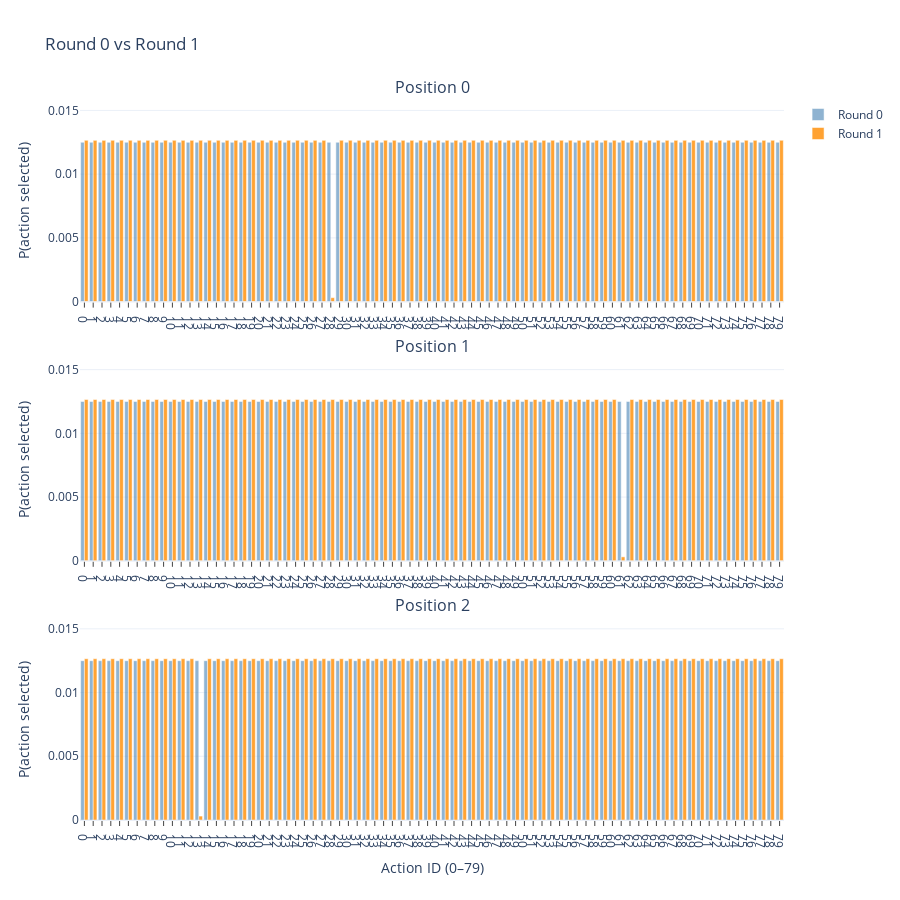
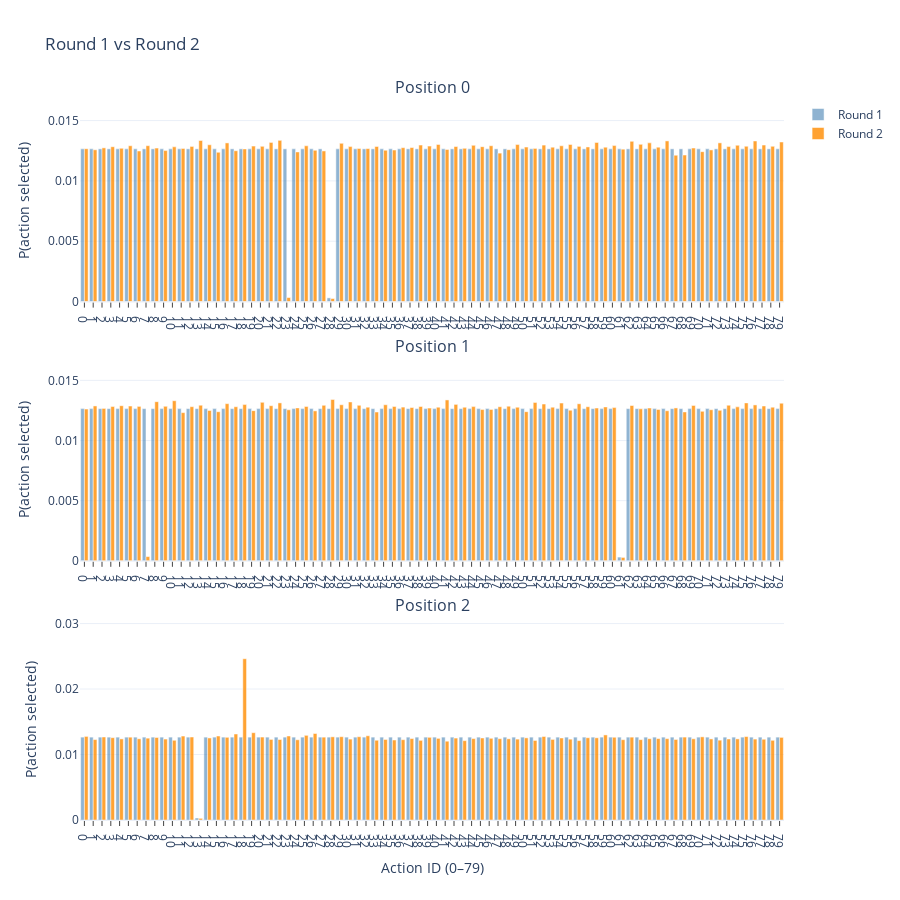

These figures' notebook cell, in order:
### Code cell
# Assumes you already built df (action, position, reward, pscore) and bf for n_actions
tracker = ThompsonSlateTracker(df=df, n_actions=bf["n_actions"], positions=[0,1,2], seed=7)

# Round 0 is already recorded (uniform)
# Take Round 1 (samples per position, updates α/β, stores PMFs)
samp1 = tracker.next_round(random_state=None, use_mc_if_needed=False)  # exact is valid here
print("Round 1 samples:\n", samp1)

# Plot Round 0 vs Round 1
tracker.plot_compare(0, 1, title="Round 0 vs Round 1")

# Take Round 2 (now exact may be invalid; allow MC to compute PMFs)
samp2 = tracker.next_round(random_state=None, use_mc_if_needed=True)   # enables MC fallback
print("Round 2 samples:\n", samp2)

# Plot Round 1 vs Round 2
tracker.plot_compare(1, 2, title="Round 1 vs Round 2")

### Figure 1 — Plotly figure (JSON) as saved in the notebook; plotly's stock layout.template omitted (floating-point values rounded to 4 significant figures)
{"data": [{"customdata": [[0], [0], [0], [0], [0], [0], [0], [0], [0], [0], [0], [0], [0], [0], [0], [0], [0], [0], [0], [0], [0], [0], [0], [0], [0], [0], [0], [0], [0], [0], [0], [0], [0], [0], [0], [0], [0], [0], [0], [0], [0], [0], [0], [0], [0], [0], [0], [0], [0], [0], [0], [0], [0], [0], [0], [0], [0], [0], [0], [0], [0], [0], [0], [0], [0], [0], [0], [0], [0], [0], [0], [0], [0], [0], [0], [0], [0], [0], [0], [0]], "hovertemplate": "Position: %{customdata[0]}<br>Action: %{x}<br>Round: 0<br>P: %{y:.6f}<extra></extra>", "marker": {"color": "steelblue"}, "name": "Round 0", "opacity": 0.6, "showlegend": true, "type": "bar", "x": [0, 1, 2, 3, 4, 5, 6, 7, 8, 9, 10, 11, 12, 13, 14, 15, 16, 17, 18, 19, 20, 21, 22, 23, 24, 25, 26, 27, 28, 29, 30, 31, 32, 33, 34, 35, 36, 37, 38, 39, 40, 41, 42, 43, 44, 45, 46, 47, 48, 49, 50, 51, 52, 53, 54, 55, 56, 57, 58, 59, 60, 61, 62, 63, 64, 65, 66, 67, 68, 69, 70, 71, 72, 73, 74, 75, 76, 77, 78, 79], "xaxis": "x", "y": [0.0125, 0.0125, 0.0125, 0.0125, 0.0125, 0.0125, 0.0125, 0.0125, 0.0125, 0.0125, 0.0125, 0.0125, 0.0125, 0.0125, 0.0125, 0.0125, 0.0125, 0.0125, 0.0125, 0.0125, 0.0125, 0.0125, 0.0125, 0.0125, 0.0125, 0.0125, 0.0125, 0.0125, 0.0125, 0.0125, 0.0125, 0.0125, 0.0125, 0.0125, 0.0125, 0.0125, 0.0125, 0.0125, 0.0125, 0.0125, 0.0125, 0.0125, 0.0125, 0.0125, 0.0125, 0.0125, 0.0125, 0.0125, 0.0125, 0.0125, 0.0125, 0.0125, 0.0125, 0.0125, 0.0125, 0.0125, 0.0125, 0.0125, 0.0125, 0.0125, 0.0125, 0.0125, 0.0125, 0.0125, 0.0125, 0.0125, 0.0125, 0.0125, 0.0125, 0.0125, 0.0125, 0.0125, 0.0125, 0.0125, 0.0125, 0.0125, 0.0125, 0.0125, 0.0125, 0.0125], "yaxis": "y"}, {"customdata": [[0], [0], [0], [0], [0], [0], [0], [0], [0], [0], [0], [0], [0], [0], [0], [0], [0], [0], [0], [0], [0], [0], [0], [0], [0], [0], [0], [0], [0], [0], [0], [0], [0], [0], [0], [0], [0], [0], [0], [0], [0], [0], [0], [0], [0], [0], [0], [0], [0], [0], [0], [0], [0], [0], [0], [0], [0], [0], [0], [0], [0], [0], [0], [0], [0], [0], [0], [0], [0], [0], [0], [0], [0], [0], [0], [0], [0], [0], [0], [0]], "hovertemplate": "Position: %{customdata[0]}<br>Action: %{x}<br>Round: 1<br>P: %{y:.6f}<extra></extra>", "marker": {"color": "darkorange"}, "name": "Round 1", "opacity": 0.8, "showlegend": true, "type": "bar", "x": [0, 1, 2, 3, 4, 5, 6, 7, 8, 9, 10, 11, 12, 13, 14, 15, 16, 17, 18, 19, 20, 21, 22, 23, 24, 25, 26, 27, 28, 29, 30, 31, 32, 33, 34, 35, 36, 37, 38, 39, 40, 41, 42, 43, 44, 45, 46, 47, 48, 49, 50, 51, 52, 53, 54, 55, 56, 57, 58, 59, 60, 61, 62, 63, 64, 65, 66, 67, 68, 69, 70, 71, 72, 73, 74, 75, 76, 77, 78, 79], "xaxis": "x", "y": [0.01265, 0.01265, 0.01265, 0.01265, 0.01265, 0.01265, 0.01265, 0.01265, 0.01265, 0.01265, 0.01265, 0.01265, 0.01265, 0.01265, 0.01265, 0.01265, 0.01265, 0.01265, 0.01265, 0.01265, 0.01265, 0.01265, 0.01265, 0.01265, 0.01265, 0.01265, 0.01265, 0.01265, 0.0003086, 0.01265, 0.01265, 0.01265, 0.01265, 0.01265, 0.01265, 0.01265, 0.01265, 0.01265, 0.01265, 0.01265, 0.01265, 0.01265, 0.01265, 0.01265, 0.01265, 0.01265, 0.01265, 0.01265, 0.01265, 0.01265, 0.01265, 0.01265, 0.01265, 0.01265, 0.01265, 0.01265, 0.01265, 0.01265, 0.01265, 0.01265, 0.01265, 0.01265, 0.01265, 0.01265, 0.01265, 0.01265, 0.01265, 0.01265, 0.01265, 0.01265, 0.01265, 0.01265, 0.01265, 0.01265, 0.01265, 0.01265, 0.01265, 0.01265, 0.01265, 0.01265], "yaxis": "y"}, {"customdata": [[1], [1], [1], [1], [1], [1], [1], [1], [1], [1], [1], [1], [1], [1], [1], [1], [1], [1], [1], [1], [1], [1], [1], [1], [1], [1], [1], [1], [1], [1], [1], [1], [1], [1], [1], [1], [1], [1], [1], [1], [1], [1], [1], [1], [1], [1], [1], [1], [1], [1], [1], [1], [1], [1], [1], [1], [1], [1], [1], [1], [1], [1], [1], [1], [1], [1], [1], [1], [1], [1], [1], [1], [1], [1], [1], [1], [1], [1], [1], [1]], "hovertemplate": "Position: %{customdata[0]}<br>Action: %{x}<br>Round: 0<br>P: %{y:.6f}<extra></extra>", "marker": {"color": "steelblue"}, "name": "Round 0", "opacity": 0.6, "showlegend": false, "type": "bar", "x": [0, 1, 2, 3, 4, 5, 6, 7, 8, 9, 10, 11, 12, 13, 14, 15, 16, 17, 18, 19, 20, 21, 22, 23, 24, 25, 26, 27, 28, 29, 30, 31, 32, 33, 34, 35, 36, 37, 38, 39, 40, 41, 42, 43, 44, 45, 46, 47, 48, 49, 50, 51, 52, 53, 54, 55, 56, 57, 58, 59, 60, 61, 62, 63, 64, 65, 66, 67, 68, 69, 70, 71, 72, 73, 74, 75, 76, 77, 78, 79], "xaxis": "x2", "y": [0.0125, 0.0125, 0.0125, 0.0125, 0.0125, 0.0125, 0.0125, 0.0125, 0.0125, 0.0125, 0.0125, 0.0125, 0.0125, 0.0125, 0.0125, 0.0125, 0.0125, 0.0125, 0.0125, 0.0125, 0.0125, 0.0125, 0.0125, 0.0125, 0.0125, 0.0125, 0.0125, 0.0125, 0.0125, 0.0125, 0.0125, 0.0125, 0.0125, 0.0125, 0.0125, 0.0125, 0.0125, 0.0125, 0.0125, 0.0125, 0.0125, 0.0125, 0.0125, 0.0125, 0.0125, 0.0125, 0.0125, 0.0125, 0.0125, 0.0125, 0.0125, 0.0125, 0.0125, 0.0125, 0.0125, 0.0125, 0.0125, 0.0125, 0.0125, 0.0125, 0.0125, 0.0125, 0.0125, 0.0125, 0.0125, 0.0125, 0.0125, 0.0125, 0.0125, 0.0125, 0.0125, 0.0125, 0.0125, 0.0125, 0.0125, 0.0125, 0.0125, 0.0125, 0.0125, 0.0125], "yaxis": "y2"}, {"customdata": [[1], [1], [1], [1], [1], [1], [1], [1], [1], [1], [1], [1], [1], [1], [1], [1], [1], [1], [1], [1], [1], [1], [1], [1], [1], [1], [1], [1], [1], [1], [1], [1], [1], [1], [1], [1], [1], [1], [1], [1], [1], [1], [1], [1], [1], [1], [1], [1], [1], [1], [1], [1], [1], [1], [1], [1], [1], [1], [1], [1], [1], [1], [1], [1], [1], [1], [1], [1], [1], [1], [1], [1], [1], [1], [1], [1], [1], [1], [1], [1]], "hovertemplate": "Position: %{customdata[0]}<br>Action: %{x}<br>Round: 1<br>P: %{y:.6f}<extra></extra>", "marker": {"color": "darkorange"}, "name": "Round 1", "opacity": 0.8, "showlegend": false, "type": "bar", "x": [0, 1, 2, 3, 4, 5, 6, 7, 8, 9, 10, 11, 12, 13, 14, 15, 16, 17, 18, 19, 20, 21, 22, 23, 24, 25, 26, 27, 28, 29, 30, 31, 32, 33, 34, 35, 36, 37, 38, 39, 40, 41, 42, 43, 44, 45, 46, 47, 48, 49, 50, 51, 52, 53, 54, 55, 56, 57, 58, 59, 60, 61, 62, 63, 64, 65, 66, 67, 68, 69, 70, 71, 72, 73, 74, 75, 76, 77, 78, 79], "xaxis": "x2", "y": [0.01265, 0.01265, 0.01265, 0.01265, 0.01265, 0.01265, 0.01265, 0.01265, 0.01265, 0.01265, 0.01265, 0.01265, 0.01265, 0.01265, 0.01265, 0.01265, 0.01265, 0.01265, 0.01265, 0.01265, 0.01265, 0.01265, 0.01265, 0.01265, 0.01265, 0.01265, 0.01265, 0.01265, 0.01265, 0.01265, 0.01265, 0.01265, 0.01265, 0.01265, 0.01265, 0.01265, 0.01265, 0.01265, 0.01265, 0.01265, 0.01265, 0.01265, 0.01265, 0.01265, 0.01265, 0.01265, 0.01265, 0.01265, 0.01265, 0.01265, 0.01265, 0.01265, 0.01265, 0.01265, 0.01265, 0.01265, 0.01265, 0.01265, 0.01265, 0.01265, 0.01265, 0.0003086, 0.01265, 0.01265, 0.01265, 0.01265, 0.01265, 0.01265, 0.01265, 0.01265, 0.01265, 0.01265, 0.01265, 0.01265, 0.01265, 0.01265, 0.01265, 0.01265, 0.01265, 0.01265], "yaxis": "y2"}, {"customdata": [[2], [2], [2], [2], [2], [2], [2], [2], [2], [2], [2], [2], [2], [2], [2], [2], [2], [2], [2], [2], [2], [2], [2], [2], [2], [2], [2], [2], [2], [2], [2], [2], [2], [2], [2], [2], [2], [2], [2], [2], [2], [2], [2], [2], [2], [2], [2], [2], [2], [2], [2], [2], [2], [2], [2], [2], [2], [2], [2], [2], [2], [2], [2], [2], [2], [2], [2], [2], [2], [2], [2], [2], [2], [2], [2], [2], [2], [2], [2], [2]], "hovertemplate": "Position: %{customdata[0]}<br>Action: %{x}<br>Round: 0<br>P: %{y:.6f}<extra></extra>", "marker": {"color": "steelblue"}, "name": "Round 0", "opacity": 0.6, "showlegend": false, "type": "bar", "x": [0, 1, 2, 3, 4, 5, 6, 7, 8, 9, 10, 11, 12, 13, 14, 15, 16, 17, 18, 19, 20, 21, 22, 23, 24, 25, 26, 27, 28, 29, 30, 31, 32, 33, 34, 35, 36, 37, 38, 39, 40, 41, 42, 43, 44, 45, 46, 47, 48, 49, 50, 51, 52, 53, 54, 55, 56, 57, 58, 59, 60, 61, 62, 63, 64, 65, 66, 67, 68, 69, 70, 71, 72, 73, 74, 75, 76, 77, 78, 79], "xaxis": "x3", "y": [0.0125, 0.0125, 0.0125, 0.0125, 0.0125, 0.0125, 0.0125, 0.0125, 0.0125, 0.0125, 0.0125, 0.0125, 0.0125, 0.0125, 0.0125, 0.0125, 0.0125, 0.0125, 0.0125, 0.0125, 0.0125, 0.0125, 0.0125, 0.0125, 0.0125, 0.0125, 0.0125, 0.0125, 0.0125, 0.0125, 0.0125, 0.0125, 0.0125, 0.0125, 0.0125, 0.0125, 0.0125, 0.0125, 0.0125, 0.0125, 0.0125, 0.0125, 0.0125, 0.0125, 0.0125, 0.0125, 0.0125, 0.0125, 0.0125, 0.0125, 0.0125, 0.0125, 0.0125, 0.0125, 0.0125, 0.0125, 0.0125, 0.0125, 0.0125, 0.0125, 0.0125, 0.0125, 0.0125, 0.0125, 0.0125, 0.0125, 0.0125, 0.0125, 0.0125, 0.0125, 0.0125, 0.0125, 0.0125, 0.0125, 0.0125, 0.0125, 0.0125, 0.0125, 0.0125, 0.0125], "yaxis": "y3"}, {"customdata": [[2], [2], [2], [2], [2], [2], [2], [2], [2], [2], [2], [2], [2], [2], [2], [2], [2], [2], [2], [2], [2], [2], [2], [2], [2], [2], [2], [2], [2], [2], [2], [2], [2], [2], [2], [2], [2], [2], [2], [2], [2], [2], [2], [2], [2], [2], [2], [2], [2], [2], [2], [2], [2], [2], [2], [2], [2], [2], [2], [2], [2], [2], [2], [2], [2], [2], [2], [2], [2], [2], [2], [2], [2], [2], [2], [2], [2], [2], [2], [2]], "hovertemplate": "Position: %{customdata[0]}<br>Action: %{x}<br>Round: 1<br>P: %{y:.6f}<extra></extra>", "marker": {"color": "darkorange"}, "name": "Round 1", "opacity": 0.8, "showlegend": false, "type": "bar", "x": [0, 1, 2, 3, 4, 5, 6, 7, 8, 9, 10, 11, 12, 13, 14, 15, 16, 17, 18, 19, 20, 21, 22, 23, 24, 25, 26, 27, 28, 29, 30, 31, 32, 33, 34, 35, 36, 37, 38, 39, 40, 41, 42, 43, 44, 45, 46, 47, 48, 49, 50, 51, 52, 53, 54, 55, 56, 57, 58, 59, 60, 61, 62, 63, 64, 65, 66, 67, 68, 69, 70, 71, 72, 73, 74, 75, 76, 77, 78, 79], "xaxis": "x3", "y": [0.01265, 0.01265, 0.01265, 0.01265, 0.01265, 0.01265, 0.01265, 0.01265, 0.01265, 0.01265, 0.01265, 0.01265, 0.01265, 0.0003086, 0.01265, 0.01265, 0.01265, 0.01265, 0.01265, 0.01265, 0.01265, 0.01265, 0.01265, 0.01265, 0.01265, 0.01265, 0.01265, 0.01265, 0.01265, 0.01265, 0.01265, 0.01265, 0.01265, 0.01265, 0.01265, 0.01265, 0.01265, 0.01265, 0.01265, 0.01265, 0.01265, 0.01265, 0.01265, 0.01265, 0.01265, 0.01265, 0.01265, 0.01265, 0.01265, 0.01265, 0.01265, 0.01265, 0.01265, 0.01265, 0.01265, 0.01265, 0.01265, 0.01265, 0.01265, 0.01265, 0.01265, 0.01265, 0.01265, 0.01265, 0.01265, 0.01265, 0.01265, 0.01265, 0.01265, 0.01265, 0.01265, 0.01265, 0.01265, 0.01265, 0.01265, 0.01265, 0.01265, 0.01265, 0.01265, 0.01265], "yaxis": "y3"}], "layout": {"annotations": [{"font": {"size": 16}, "showarrow": false, "text": "Position 0", "x": 0.5, "xanchor": "center", "xref": "paper", "y": 1, "yanchor": "bottom", "yref": "paper"}, {"font": {"size": 16}, "showarrow": false, "text": "Position 1", "x": 0.5, "xanchor": "center", "xref": "paper", "y": 0.64, "yanchor": "bottom", "yref": "paper"}, {"font": {"size": 16}, "showarrow": false, "text": "Position 2", "x": 0.5, "xanchor": "center", "xref": "paper", "y": 0.28, "yanchor": "bottom", "yref": "paper"}], "bargap": 0.15, "barmode": "group", "height": 900, "title": {"text": "Round 0 vs Round 1"}, "xaxis": {"anchor": "y", "domain": [0, 1], "showticklabels": true, "tickmode": "array", "ticks": "outside", "ticktext": ["0", "1", "2", "3", "4", "5", "6", "7", "8", "9", "10", "11", "12", "13", "14", "15", "16", "17", "18", "19", "20", "21", "22", "23", "24", "25", "26", "27", "28", "29", "30", "31", "32", "33", "34", "35", "36", "37", "38", "39", "40", "41", "42", "43", "44", "45", "46", "47", "48", "49", "50", "51", "52", "53", "54", "55", "56", "57", "58", "59", "60", "61", "62", "63", "64", "65", "66", "67", "68", "69", "70", "71", "72", "73", "74", "75", "76", "77", "78", "79"], "tickvals": [0, 1, 2, 3, 4, 5, 6, 7, 8, 9, 10, 11, 12, 13, 14, 15, 16, 17, 18, 19, 20, 21, 22, 23, 24, 25, 26, 27, 28, 29, 30, 31, 32, 33, 34, 35, 36, 37, 38, 39, 40, 41, 42, 43, 44, 45, 46, 47, 48, 49, 50, 51, 52, 53, 54, 55, 56, 57, 58, 59, 60, 61, 62, 63, 64, 65, 66, 67, 68, 69, 70, 71, 72, 73, 74, 75, 76, 77, 78, 79]}, "xaxis2": {"anchor": "y2", "domain": [0, 1], "showticklabels": true, "tickmode": "array", "ticks": "outside", "ticktext": ["0", "1", "2", "3", "4", "5", "6", "7", "8", "9", "10", "11", "12", "13", "14", "15", "16", "17", "18", "19", "20", "21", "22", "23", "24", "25", "26", "27", "28", "29", "30", "31", "32", "33", "34", "35", "36", "37", "38", "39", "40", "41", "42", "43", "44", "45", "46", "47", "48", "49", "50", "51", "52", "53", "54", "55", "56", "57", "58", "59", "60", "61", "62", "63", "64", "65", "66", "67", "68", "69", "70", "71", "72", "73", "74", "75", "76", "77", "78", "79"], "tickvals": [0, 1, 2, 3, 4, 5, 6, 7, 8, 9, 10, 11, 12, 13, 14, 15, 16, 17, 18, 19, 20, 21, 22, 23, 24, 25, 26, 27, 28, 29, 30, 31, 32, 33, 34, 35, 36, 37, 38, 39, 40, 41, 42, 43, 44, 45, 46, 47, 48, 49, 50, 51, 52, 53, 54, 55, 56, 57, 58, 59, 60, 61, 62, 63, 64, 65, 66, 67, 68, 69, 70, 71, 72, 73, 74, 75, 76, 77, 78, 79]}, "xaxis3": {"anchor": "y3", "domain": [0, 1], "showticklabels": true, "tickmode": "array", "ticks": "outside", "ticktext": ["0", "1", "2", "3", "4", "5", "6", "7", "8", "9", "10", "11", "12", "13", "14", "15", "16", "17", "18", "19", "20", "21", "22", "23", "24", "25", "26", "27", "28", "29", "30", "31", "32", "33", "34", "35", "36", "37", "38", "39", "40", "41", "42", "43", "44", "45", "46", "47", "48", "49", "50", "51", "52", "53", "54", "55", "56", "57", "58", "59", "60", "61", "62", "63", "64", "65", "66", "67", "68", "69", "70", "71", "72", "73", "74", "75", "76", "77", "78", "79"], "tickvals": [0, 1, 2, 3, 4, 5, 6, 7, 8, 9, 10, 11, 12, 13, 14, 15, 16, 17, 18, 19, 20, 21, 22, 23, 24, 25, 26, 27, 28, 29, 30, 31, 32, 33, 34, 35, 36, 37, 38, 39, 40, 41, 42, 43, 44, 45, 46, 47, 48, 49, 50, 51, 52, 53, 54, 55, 56, 57, 58, 59, 60, 61, 62, 63, 64, 65, 66, 67, 68, 69, 70, 71, 72, 73, 74, 75, 76, 77, 78, 79], "title": {"text": "Action ID (0–79)"}}, "yaxis": {"anchor": "x", "domain": [0.72, 1], "range": [0, 0.01582], "title": {"text": "P(action selected)"}}, "yaxis2": {"anchor": "x2", "domain": [0.36, 0.64], "range": [0, 0.01582], "title": {"text": "P(action selected)"}}, "yaxis3": {"anchor": "x3", "domain": [0, 0.28], "range": [0, 0.01582], "title": {"text": "P(action selected)"}}}}

### Figure 2 — Plotly figure (JSON) as saved in the notebook; plotly's stock layout.template omitted (floating-point values rounded to 4 significant figures)
{"data": [{"customdata": [[0], [0], [0], [0], [0], [0], [0], [0], [0], [0], [0], [0], [0], [0], [0], [0], [0], [0], [0], [0], [0], [0], [0], [0], [0], [0], [0], [0], [0], [0], [0], [0], [0], [0], [0], [0], [0], [0], [0], [0], [0], [0], [0], [0], [0], [0], [0], [0], [0], [0], [0], [0], [0], [0], [0], [0], [0], [0], [0], [0], [0], [0], [0], [0], [0], [0], [0], [0], [0], [0], [0], [0], [0], [0], [0], [0], [0], [0], [0], [0]], "hovertemplate": "Position: %{customdata[0]}<br>Action: %{x}<br>Round: 1<br>P: %{y:.6f}<extra></extra>", "marker": {"color": "steelblue"}, "name": "Round 1", "opacity": 0.6, "showlegend": true, "type": "bar", "x": [0, 1, 2, 3, 4, 5, 6, 7, 8, 9, 10, 11, 12, 13, 14, 15, 16, 17, 18, 19, 20, 21, 22, 23, 24, 25, 26, 27, 28, 29, 30, 31, 32, 33, 34, 35, 36, 37, 38, 39, 40, 41, 42, 43, 44, 45, 46, 47, 48, 49, 50, 51, 52, 53, 54, 55, 56, 57, 58, 59, 60, 61, 62, 63, 64, 65, 66, 67, 68, 69, 70, 71, 72, 73, 74, 75, 76, 77, 78, 79], "xaxis": "x", "y": [0.01265, 0.01265, 0.01265, 0.01265, 0.01265, 0.01265, 0.01265, 0.01265, 0.01265, 0.01265, 0.01265, 0.01265, 0.01265, 0.01265, 0.01265, 0.01265, 0.01265, 0.01265, 0.01265, 0.01265, 0.01265, 0.01265, 0.01265, 0.01265, 0.01265, 0.01265, 0.01265, 0.01265, 0.0003086, 0.01265, 0.01265, 0.01265, 0.01265, 0.01265, 0.01265, 0.01265, 0.01265, 0.01265, 0.01265, 0.01265, 0.01265, 0.01265, 0.01265, 0.01265, 0.01265, 0.01265, 0.01265, 0.01265, 0.01265, 0.01265, 0.01265, 0.01265, 0.01265, 0.01265, 0.01265, 0.01265, 0.01265, 0.01265, 0.01265, 0.01265, 0.01265, 0.01265, 0.01265, 0.01265, 0.01265, 0.01265, 0.01265, 0.01265, 0.01265, 0.01265, 0.01265, 0.01265, 0.01265, 0.01265, 0.01265, 0.01265, 0.01265, 0.01265, 0.01265, 0.01265], "yaxis": "y"}, {"customdata": [[0], [0], [0], [0], [0], [0], [0], [0], [0], [0], [0], [0], [0], [0], [0], [0], [0], [0], [0], [0], [0], [0], [0], [0], [0], [0], [0], [0], [0], [0], [0], [0], [0], [0], [0], [0], [0], [0], [0], [0], [0], [0], [0], [0], [0], [0], [0], [0], [0], [0], [0], [0], [0], [0], [0], [0], [0], [0], [0], [0], [0], [0], [0], [0], [0], [0], [0], [0], [0], [0], [0], [0], [0], [0], [0], [0], [0], [0], [0], [0]], "hovertemplate": "Position: %{customdata[0]}<br>Action: %{x}<br>Round: 2<br>P: %{y:.6f}<extra></extra>", "marker": {"color": "darkorange"}, "name": "Round 2", "opacity": 0.8, "showlegend": true, "type": "bar", "x": [0, 1, 2, 3, 4, 5, 6, 7, 8, 9, 10, 11, 12, 13, 14, 15, 16, 17, 18, 19, 20, 21, 22, 23, 24, 25, 26, 27, 28, 29, 30, 31, 32, 33, 34, 35, 36, 37, 38, 39, 40, 41, 42, 43, 44, 45, 46, 47, 48, 49, 50, 51, 52, 53, 54, 55, 56, 57, 58, 59, 60, 61, 62, 63, 64, 65, 66, 67, 68, 69, 70, 71, 72, 73, 74, 75, 76, 77, 78, 79], "xaxis": "x", "y": [0.01266, 0.01257, 0.01273, 0.01283, 0.0127, 0.01291, 0.01247, 0.01291, 0.01272, 0.01251, 0.01282, 0.01269, 0.01286, 0.01334, 0.01299, 0.01237, 0.01315, 0.01249, 0.01264, 0.01288, 0.01286, 0.01319, 0.01336, 0.000335, 0.0124, 0.0129, 0.01253, 0.01248, 0.000255, 0.01311, 0.01284, 0.01269, 0.01268, 0.01285, 0.01254, 0.01256, 0.01275, 0.01276, 0.01297, 0.01288, 0.01302, 0.0126, 0.01285, 0.01269, 0.01294, 0.01283, 0.01291, 0.0123, 0.01259, 0.01301, 0.0128, 0.01269, 0.01297, 0.0128, 0.0129, 0.01302, 0.01286, 0.01281, 0.01319, 0.0128, 0.01293, 0.01263, 0.01328, 0.01303, 0.01315, 0.0128, 0.01331, 0.01213, 0.01214, 0.01272, 0.01242, 0.01256, 0.01315, 0.01284, 0.01295, 0.01287, 0.01331, 0.01297, 0.01286, 0.01322], "yaxis": "y"}, {"customdata": [[1], [1], [1], [1], [1], [1], [1], [1], [1], [1], [1], [1], [1], [1], [1], [1], [1], [1], [1], [1], [1], [1], [1], [1], [1], [1], [1], [1], [1], [1], [1], [1], [1], [1], [1], [1], [1], [1], [1], [1], [1], [1], [1], [1], [1], [1], [1], [1], [1], [1], [1], [1], [1], [1], [1], [1], [1], [1], [1], [1], [1], [1], [1], [1], [1], [1], [1], [1], [1], [1], [1], [1], [1], [1], [1], [1], [1], [1], [1], [1]], "hovertemplate": "Position: %{customdata[0]}<br>Action: %{x}<br>Round: 1<br>P: %{y:.6f}<extra></extra>", "marker": {"color": "steelblue"}, "name": "Round 1", "opacity": 0.6, "showlegend": false, "type": "bar", "x": [0, 1, 2, 3, 4, 5, 6, 7, 8, 9, 10, 11, 12, 13, 14, 15, 16, 17, 18, 19, 20, 21, 22, 23, 24, 25, 26, 27, 28, 29, 30, 31, 32, 33, 34, 35, 36, 37, 38, 39, 40, 41, 42, 43, 44, 45, 46, 47, 48, 49, 50, 51, 52, 53, 54, 55, 56, 57, 58, 59, 60, 61, 62, 63, 64, 65, 66, 67, 68, 69, 70, 71, 72, 73, 74, 75, 76, 77, 78, 79], "xaxis": "x2", "y": [0.01265, 0.01265, 0.01265, 0.01265, 0.01265, 0.01265, 0.01265, 0.01265, 0.01265, 0.01265, 0.01265, 0.01265, 0.01265, 0.01265, 0.01265, 0.01265, 0.01265, 0.01265, 0.01265, 0.01265, 0.01265, 0.01265, 0.01265, 0.01265, 0.01265, 0.01265, 0.01265, 0.01265, 0.01265, 0.01265, 0.01265, 0.01265, 0.01265, 0.01265, 0.01265, 0.01265, 0.01265, 0.01265, 0.01265, 0.01265, 0.01265, 0.01265, 0.01265, 0.01265, 0.01265, 0.01265, 0.01265, 0.01265, 0.01265, 0.01265, 0.01265, 0.01265, 0.01265, 0.01265, 0.01265, 0.01265, 0.01265, 0.01265, 0.01265, 0.01265, 0.01265, 0.0003086, 0.01265, 0.01265, 0.01265, 0.01265, 0.01265, 0.01265, 0.01265, 0.01265, 0.01265, 0.01265, 0.01265, 0.01265, 0.01265, 0.01265, 0.01265, 0.01265, 0.01265, 0.01265], "yaxis": "y2"}, {"customdata": [[1], [1], [1], [1], [1], [1], [1], [1], [1], [1], [1], [1], [1], [1], [1], [1], [1], [1], [1], [1], [1], [1], [1], [1], [1], [1], [1], [1], [1], [1], [1], [1], [1], [1], [1], [1], [1], [1], [1], [1], [1], [1], [1], [1], [1], [1], [1], [1], [1], [1], [1], [1], [1], [1], [1], [1], [1], [1], [1], [1], [1], [1], [1], [1], [1], [1], [1], [1], [1], [1], [1], [1], [1], [1], [1], [1], [1], [1], [1], [1]], "hovertemplate": "Position: %{customdata[0]}<br>Action: %{x}<br>Round: 2<br>P: %{y:.6f}<extra></extra>", "marker": {"color": "darkorange"}, "name": "Round 2", "opacity": 0.8, "showlegend": false, "type": "bar", "x": [0, 1, 2, 3, 4, 5, 6, 7, 8, 9, 10, 11, 12, 13, 14, 15, 16, 17, 18, 19, 20, 21, 22, 23, 24, 25, 26, 27, 28, 29, 30, 31, 32, 33, 34, 35, 36, 37, 38, 39, 40, 41, 42, 43, 44, 45, 46, 47, 48, 49, 50, 51, 52, 53, 54, 55, 56, 57, 58, 59, 60, 61, 62, 63, 64, 65, 66, 67, 68, 69, 70, 71, 72, 73, 74, 75, 76, 77, 78, 79], "xaxis": "x2", "y": [0.01261, 0.01287, 0.01267, 0.01282, 0.0129, 0.01286, 0.01284, 0.00035, 0.01323, 0.01285, 0.01331, 0.01232, 0.01282, 0.01294, 0.0125, 0.01239, 0.01307, 0.01281, 0.01299, 0.01248, 0.01317, 0.0129, 0.01313, 0.01256, 0.01272, 0.01283, 0.01247, 0.01293, 0.01341, 0.01298, 0.01321, 0.01293, 0.01277, 0.01237, 0.01298, 0.01283, 0.01278, 0.01274, 0.01283, 0.01269, 0.01277, 0.01337, 0.013, 0.01277, 0.01282, 0.01257, 0.01259, 0.01281, 0.01286, 0.01277, 0.0124, 0.01316, 0.01303, 0.01277, 0.01311, 0.01252, 0.01306, 0.01281, 0.0127, 0.0128, 0.01274, 0.00028, 0.01291, 0.01264, 0.0127, 0.01259, 0.01247, 0.01271, 0.01238, 0.01292, 0.01243, 0.01256, 0.01252, 0.01294, 0.0128, 0.01313, 0.01296, 0.01287, 0.01277, 0.01311], "yaxis": "y2"}, {"customdata": [[2], [2], [2], [2], [2], [2], [2], [2], [2], [2], [2], [2], [2], [2], [2], [2], [2], [2], [2], [2], [2], [2], [2], [2], [2], [2], [2], [2], [2], [2], [2], [2], [2], [2], [2], [2], [2], [2], [2], [2], [2], [2], [2], [2], [2], [2], [2], [2], [2], [2], [2], [2], [2], [2], [2], [2], [2], [2], [2], [2], [2], [2], [2], [2], [2], [2], [2], [2], [2], [2], [2], [2], [2], [2], [2], [2], [2], [2], [2], [2]], "hovertemplate": "Position: %{customdata[0]}<br>Action: %{x}<br>Round: 1<br>P: %{y:.6f}<extra></extra>", "marker": {"color": "steelblue"}, "name": "Round 1", "opacity": 0.6, "showlegend": false, "type": "bar", "x": [0, 1, 2, 3, 4, 5, 6, 7, 8, 9, 10, 11, 12, 13, 14, 15, 16, 17, 18, 19, 20, 21, 22, 23, 24, 25, 26, 27, 28, 29, 30, 31, 32, 33, 34, 35, 36, 37, 38, 39, 40, 41, 42, 43, 44, 45, 46, 47, 48, 49, 50, 51, 52, 53, 54, 55, 56, 57, 58, 59, 60, 61, 62, 63, 64, 65, 66, 67, 68, 69, 70, 71, 72, 73, 74, 75, 76, 77, 78, 79], "xaxis": "x3", "y": [0.01265, 0.01265, 0.01265, 0.01265, 0.01265, 0.01265, 0.01265, 0.01265, 0.01265, 0.01265, 0.01265, 0.01265, 0.01265, 0.0003086, 0.01265, 0.01265, 0.01265, 0.01265, 0.01265, 0.01265, 0.01265, 0.01265, 0.01265, 0.01265, 0.01265, 0.01265, 0.01265, 0.01265, 0.01265, 0.01265, 0.01265, 0.01265, 0.01265, 0.01265, 0.01265, 0.01265, 0.01265, 0.01265, 0.01265, 0.01265, 0.01265, 0.01265, 0.01265, 0.01265, 0.01265, 0.01265, 0.01265, 0.01265, 0.01265, 0.01265, 0.01265, 0.01265, 0.01265, 0.01265, 0.01265, 0.01265, 0.01265, 0.01265, 0.01265, 0.01265, 0.01265, 0.01265, 0.01265, 0.01265, 0.01265, 0.01265, 0.01265, 0.01265, 0.01265, 0.01265, 0.01265, 0.01265, 0.01265, 0.01265, 0.01265, 0.01265, 0.01265, 0.01265, 0.01265, 0.01265], "yaxis": "y3"}, {"customdata": [[2], [2], [2], [2], [2], [2], [2], [2], [2], [2], [2], [2], [2], [2], [2], [2], [2], [2], [2], [2], [2], [2], [2], [2], [2], [2], [2], [2], [2], [2], [2], [2], [2], [2], [2], [2], [2], [2], [2], [2], [2], [2], [2], [2], [2], [2], [2], [2], [2], [2], [2], [2], [2], [2], [2], [2], [2], [2], [2], [2], [2], [2], [2], [2], [2], [2], [2], [2], [2], [2], [2], [2], [2], [2], [2], [2], [2], [2], [2], [2]], "hovertemplate": "Position: %{customdata[0]}<br>Action: %{x}<br>Round: 2<br>P: %{y:.6f}<extra></extra>", "marker": {"color": "darkorange"}, "name": "Round 2", "opacity": 0.8, "showlegend": false, "type": "bar", "x": [0, 1, 2, 3, 4, 5, 6, 7, 8, 9, 10, 11, 12, 13, 14, 15, 16, 17, 18, 19, 20, 21, 22, 23, 24, 25, 26, 27, 28, 29, 30, 31, 32, 33, 34, 35, 36, 37, 38, 39, 40, 41, 42, 43, 44, 45, 46, 47, 48, 49, 50, 51, 52, 53, 54, 55, 56, 57, 58, 59, 60, 61, 62, 63, 64, 65, 66, 67, 68, 69, 70, 71, 72, 73, 74, 75, 76, 77, 78, 79], "xaxis": "x3", "y": [0.01277, 0.01228, 0.01268, 0.01257, 0.01239, 0.01264, 0.0124, 0.01249, 0.0126, 0.01236, 0.01218, 0.01282, 0.01267, 0.000255, 0.01253, 0.01282, 0.01263, 0.01313, 0.02463, 0.01333, 0.01266, 0.0123, 0.01229, 0.01283, 0.01225, 0.01293, 0.0132, 0.01265, 0.0127, 0.01272, 0.01235, 0.01272, 0.01286, 0.01218, 0.0123, 0.01222, 0.01226, 0.01243, 0.01217, 0.01263, 0.01247, 0.01203, 0.01251, 0.01212, 0.01243, 0.01252, 0.01247, 0.01242, 0.01239, 0.01235, 0.01254, 0.01214, 0.01275, 0.0123, 0.01252, 0.01234, 0.01213, 0.01256, 0.01255, 0.01299, 0.01264, 0.01226, 0.01265, 0.01227, 0.01242, 0.01243, 0.01242, 0.0123, 0.01266, 0.0124, 0.01269, 0.01238, 0.01219, 0.01236, 0.01239, 0.01274, 0.01235, 0.01233, 0.01217, 0.01261], "yaxis": "y3"}], "layout": {"annotations": [{"font": {"size": 16}, "showarrow": false, "text": "Position 0", "x": 0.5, "xanchor": "center", "xref": "paper", "y": 1, "yanchor": "bottom", "yref": "paper"}, {"font": {"size": 16}, "showarrow": false, "text": "Position 1", "x": 0.5, "xanchor": "center", "xref": "paper", "y": 0.64, "yanchor": "bottom", "yref": "paper"}, {"font": {"size": 16}, "showarrow": false, "text": "Position 2", "x": 0.5, "xanchor": "center", "xref": "paper", "y": 0.28, "yanchor": "bottom", "yref": "paper"}], "bargap": 0.15, "barmode": "group", "height": 900, "title": {"text": "Round 1 vs Round 2"}, "xaxis": {"anchor": "y", "domain": [0, 1], "showticklabels": true, "tickmode": "array", "ticks": "outside", "ticktext": ["0", "1", "2", "3", "4", "5", "6", "7", "8", "9", "10", "11", "12", "13", "14", "15", "16", "17", "18", "19", "20", "21", "22", "23", "24", "25", "26", "27", "28", "29", "30", "31", "32", "33", "34", "35", "36", "37", "38", "39", "40", "41", "42", "43", "44", "45", "46", "47", "48", "49", "50", "51", "52", "53", "54", "55", "56", "57", "58", "59", "60", "61", "62", "63", "64", "65", "66", "67", "68", "69", "70", "71", "72", "73", "74", "75", "76", "77", "78", "79"], "tickvals": [0, 1, 2, 3, 4, 5, 6, 7, 8, 9, 10, 11, 12, 13, 14, 15, 16, 17, 18, 19, 20, 21, 22, 23, 24, 25, 26, 27, 28, 29, 30, 31, 32, 33, 34, 35, 36, 37, 38, 39, 40, 41, 42, 43, 44, 45, 46, 47, 48, 49, 50, 51, 52, 53, 54, 55, 56, 57, 58, 59, 60, 61, 62, 63, 64, 65, 66, 67, 68, 69, 70, 71, 72, 73, 74, 75, 76, 77, 78, 79]}, "xaxis2": {"anchor": "y2", "domain": [0, 1], "showticklabels": true, "tickmode": "array", "ticks": "outside", "ticktext": ["0", "1", "2", "3", "4", "5", "6", "7", "8", "9", "10", "11", "12", "13", "14", "15", "16", "17", "18", "19", "20", "21", "22", "23", "24", "25", "26", "27", "28", "29", "30", "31", "32", "33", "34", "35", "36", "37", "38", "39", "40", "41", "42", "43", "44", "45", "46", "47", "48", "49", "50", "51", "52", "53", "54", "55", "56", "57", "58", "59", "60", "61", "62", "63", "64", "65", "66", "67", "68", "69", "70", "71", "72", "73", "74", "75", "76", "77", "78", "79"], "tickvals": [0, 1, 2, 3, 4, 5, 6, 7, 8, 9, 10, 11, 12, 13, 14, 15, 16, 17, 18, 19, 20, 21, 22, 23, 24, 25, 26, 27, 28, 29, 30, 31, 32, 33, 34, 35, 36, 37, 38, 39, 40, 41, 42, 43, 44, 45, 46, 47, 48, 49, 50, 51, 52, 53, 54, 55, 56, 57, 58, 59, 60, 61, 62, 63, 64, 65, 66, 67, 68, 69, 70, 71, 72, 73, 74, 75, 76, 77, 78, 79]}, "xaxis3": {"anchor": "y3", "domain": [0, 1], "showticklabels": true, "tickmode": "array", "ticks": "outside", "ticktext": ["0", "1", "2", "3", "4", "5", "6", "7", "8", "9", "10", "11", "12", "13", "14", "15", "16", "17", "18", "19", "20", "21", "22", "23", "24", "25", "26", "27", "28", "29", "30", "31", "32", "33", "34", "35", "36", "37", "38", "39", "40", "41", "42", "43", "44", "45", "46", "47", "48", "49", "50", "51", "52", "53", "54", "55", "56", "57", "58", "59", "60", "61", "62", "63", "64", "65", "66", "67", "68", "69", "70", "71", "72", "73", "74", "75", "76", "77", "78", "79"], "tickvals": [0, 1, 2, 3, 4, 5, 6, 7, 8, 9, 10, 11, 12, 13, 14, 15, 16, 17, 18, 19, 20, 21, 22, 23, 24, 25, 26, 27, 28, 29, 30, 31, 32, 33, 34, 35, 36, 37, 38, 39, 40, 41, 42, 43, 44, 45, 46, 47, 48, 49, 50, 51, 52, 53, 54, 55, 56, 57, 58, 59, 60, 61, 62, 63, 64, 65, 66, 67, 68, 69, 70, 71, 72, 73, 74, 75, 76, 77, 78, 79], "title": {"text": "Action ID (0–79)"}}, "yaxis": {"anchor": "x", "domain": [0.72, 1], "range": [0, 0.0167], "title": {"text": "P(action selected)"}}, "yaxis2": {"anchor": "x2", "domain": [0.36, 0.64], "range": [0, 0.01676], "title": {"text": "P(action selected)"}}, "yaxis3": {"anchor": "x3", "domain": [0, 0.28], "range": [0, 0.03078], "title": {"text": "P(action selected)"}}}}
